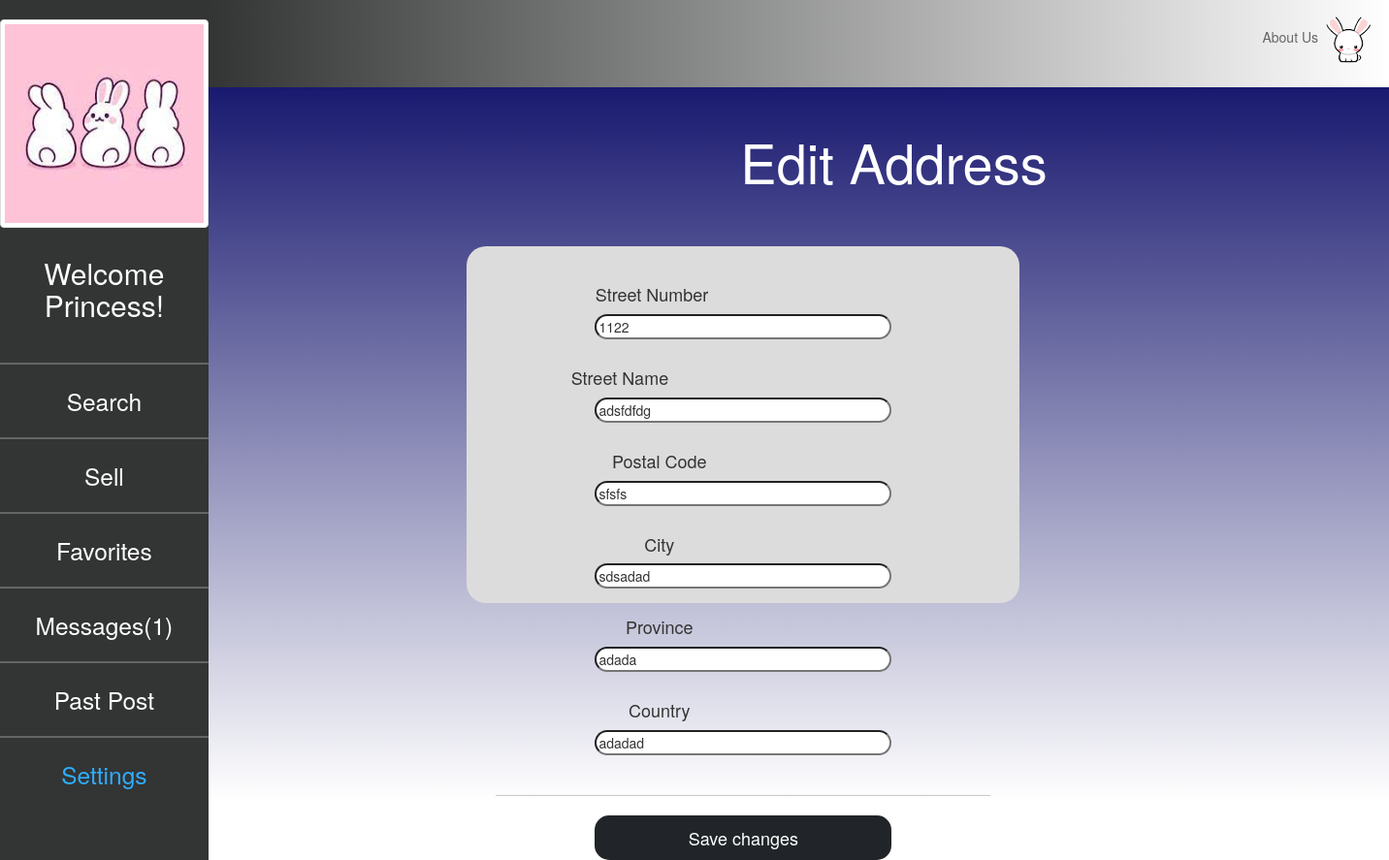
Page /Address/edit/1 (signed in) on the committed database.
### tables this page shows
CREATE TABLE `address` (
  `address_id` int(11) NOT NULL,
  `profile_id` int(11) NOT NULL,
  `street_num` int(11) NOT NULL,
  `street_name` varchar(50) NOT NULL,
  `postal_code` varchar(6) NOT NULL,
  `city` varchar(50) NOT NULL,
  `province` varchar(50) NOT NULL,
  `country` varchar(50) NOT NULL
);

### app/core/Controller.php (called while the page is built, shortened)
<?php
class Controller{
	public function view($name,$data=null){
		include 'app/views/' . $name . '.php';
	}
}

### app/core/App.php (called while the page is built, shortened)
<?php
class App{
	private $method = 'index';
	public function __construct(){
		$url = $this->parseURL();
		if(isset($url[0])){
			unset($url[0]);
		}
		$this->controller = new $this->controller;
		if(isset($url[1])){
			if(method_exists($this->controller, $url[1])){
				$this->method = $url[1];
			}
			unset($url[1]);
		}
		$this->params = $url ? array_values($url) : [];
		call_user_func_array(array($this->controller, $this->method), $this->params);
	}
	public function parseURL(){
		if(isset($_GET['url'])){
			return explode('/', filter_var(rtrim($_GET['url'], '/'),FILTER_SANITIZE_URL));
		}
	}
}

### index.php (called while the page is built, shortened)
<?php
new \app\core\App();

### app/models/Address.php (called while the page is built, shortened)
<?php
class Address extends \app\core\Model{
    public function getAddress($address_id){
        $SQL = 'SELECT * FROM address WHERE address_id = :address_id';
        $STMT = self::$_connection->prepare($SQL);
        $STMT->execute(['address_id'=>$address_id]);
        $STMT->setFetchMode(\PDO::FETCH_CLASS,'app\\models\\Address');
        return $STMT->fetch();
    }
}

### app/core/Model.php (called while the page is built, shortened)
<?php
class Model{
	public function __construct(){
		$username = 'root';
		$password = '';
		$host = 'localhost';
		$DBname = 'teamproject';
	}
}

### app/views/Address/edit.php (the view, shortened to what this page needs)
<html>
<head>
    <link href="https://cdn.jsdelivr.net/npm/bootstrap@5.1.3/dist/css/bootstrap.min.css" rel="stylesheet"
>
    <link rel="stylesheet" href="/app/css/design.css">
    <link rel="stylesheet" href="https://maxcdn.bootstrapcdn.com/bootstrap/3.4.1/css/bootstrap.min.css">
</head>
<body id='container'>
<div class="sidenav">
    <center>
     <img src="<?=$_SESSION['profile_pic'] ?>" class='img-thumbnail img-fluid' alt="Responsive image" id='logo' alt="">
    <center>
    <h2 class="nav-title" style="color:white; margin-top: 30px">
        Welcome <?=$_SESSION['profile_name'] ?>!
    </h2>
    <div class="admin-navbar-items">
        <hr class="admin-hr">
        <a href="/Profile/index">Search</a>
        <hr class="admin-hr">
        <a href="/Item/add">Sell</a>
        <hr class="admin-hr">
        <a href="/Favorite/index">Favorites</a>
        <hr class="admin-hr">
        <a href="/Message/index">Messages(<?php echo $_SESSION['messages_count'] ?>)</a>
        <hr class="admin-hr">
        <a href="/Item/past">Past Post</a>
        <hr class="admin-hr">
    </div>
    </center>
    <div class="text-center setting-logout-position-admin">
        <a style="color: #2fadfc;" href="/Profile/settings">Settings</a>
        <center>
            <br><br><br><br><br><hr>
        </center>
    </div>
</div>
    <div class="p-4 topBar">
        <ul id="right-side">
            <a href="">About Us
                <img src="/images/bunny.gif" id="profilepic">
            </a>
        </ul>
    </div>
 <div class="blue-box">
    <div class="container" style="margin-left: 10%">
        <center>
        <div style='display:inline-block; margin-top: 4%'><h1 style="display:inline;color:white; width: 50%; font-size: 400%">
        Edit Address</h1></div>
        </center>
    </div>
        <center>
            <div class="container">
                <div class="container p-5 insideColor" style="margin-right: 30%; width: 50%; height: 50%; margin-top: 5%">
                    <form action='' method='post'>
                        <h4 style="margin-right: 37%">Street Number</h4>
                            <input type='text' name='street_num' value="<?php echo $data['address']->street_num; ?>" style="width: 60%; border-radius: 15px"/><br><br>
                        <h4 style="margin-right: 50%">Street Name</h4>
                            <input type='text' name='street_name' value="<?php echo $data['address']->street_name; ?>"
                            style="width: 60%; border-radius: 15px"/><br><br>
                        <h4 style="margin-right: 34%">Postal Code</h4>
                            <input type='text' name='postal_code' value="<?php echo $data['address']->postal_code; ?>"
                            style="width: 60%; border-radius: 15px"/><br><br>
                        <h4 style="margin-right: 34%">City</h4>
                            <input type='text' name='city' value="<?php echo $data['address']->city; ?>"
                            style="width: 60%; border-radius: 15px"/><br><br>
                        <h4 style="margin-right: 34%">Province</h4>
                            <input type='text' name='province' value="<?php echo $data['address']->province; ?>"
                            style="width: 60%; border-radius: 15px"/><br><br>
                        <h4 style="margin-right: 34%">Country</h4>
                            <input type='text' name='country' value="<?php echo $data['address']->country; ?>"
                            style="width: 60%; border-radius: 15px"/><br><br><hr>
                        <input type='submit' name='action' value='Save changes' class="btn btn-dark btn-lg"
                        style="width: 60%; border-radius: 15px"/>
                    </form>
                </div>
            </div>
        </center></div>
</body>
</html>

### app/css/design.css (style rules this page uses)
#container { width: 100%; height: 83%; }
.sidenav { height: 100%; width: 15%; position: fixed; z-index: 1; top: 0; left: 0; background-color: #333434; overflow-x: hidden; padding-top: 20px; }
.sidenav a { text-decoration: none; font-size: 175%; color: white; display: block; }
.admin-navbar-items { margin-top: 20%; }
.admin-hr { color: white; width: 340px; }
.blue-box { margin-left: 15%; width: 85%; height: 100%; background-image: linear-gradient(to top, rgba(25,25,112,0), rgba(25,25,112,1)); }
.container { position: center; border-radius: 20px; }
.topBar { background-image: linear-gradient(to left, rgba(51, 52, 52,0), rgba(51, 52, 52,1)); color: #666666; margin-left: 15%; width: 85%; display: inline-block; }
.topBar a { color: #666666; vertical-align: middle; }
#right-side { display: inline; float: right; text-align: right; }
#right-side a { vertical-align: middle; }
#profilepic { height:50px; width: auto; border-radius:50px; }
.modal-body, h4 { color: white; }
.insideColor { background-color: #DCDCDC; }

### rows in the picture
address: street_num "1122", street_name "adsfdfdg", postal_code "sfsfs", city "sdsadad", province "adada", country "adadad"

### other values in the picture
$_SESSION['profile_name'] "Princess"
$_SESSION['messages_count'] "1"
